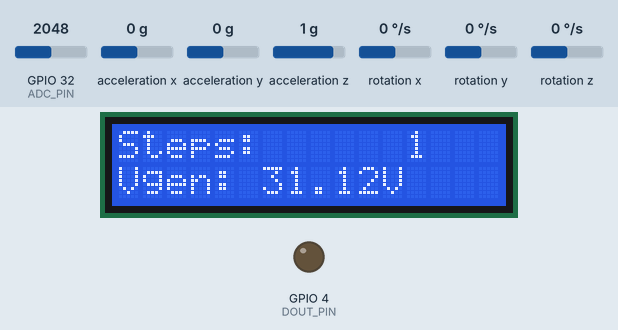
Simulated run of this sketch. Board: ESP32. On the bench: 16×2 character LCD, output pins drawn as LEDs (lit = HIGH). Wiring (inferred from the names in the program): MPU-6050 motion sensor at I2C address 0x68. The inputs (shaded band) are chosen by the test bench; at power-on: GPIO 32 (ADC_PIN) = 2048, acceleration x 0 g, acceleration y 0 g, acceleration z 1 g, rotation x 0 °/s, rotation y 0 °/s, rotation z 0 °/s (analog values on the 0–4095 scale). What the sketch prints to the serial monitor is not drawn.

Above: at 2.3 s.
2.4 s: GPIO 32 (ADC_PIN) set to 2866
At 3.7 s:
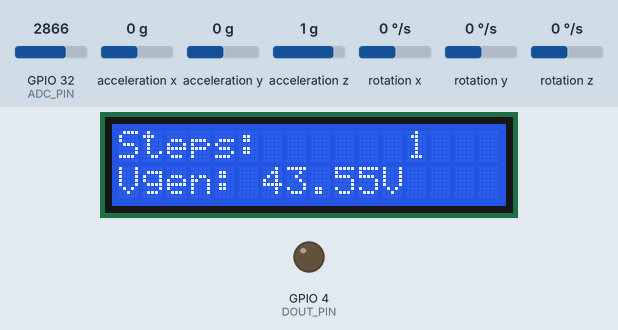
4.0 s: GPIO 32 (ADC_PIN) set to 3972
At 4.7 s:
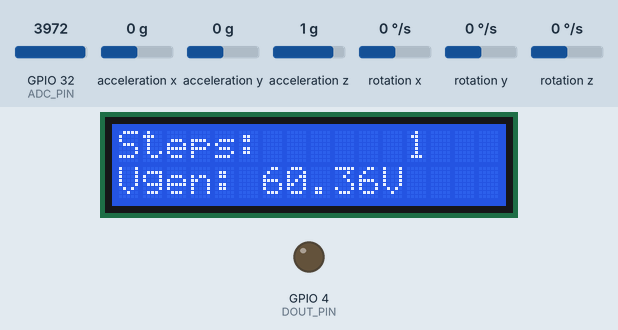
5.5 s: GPIO 32 (ADC_PIN) set to 1228
At 6.7 s:
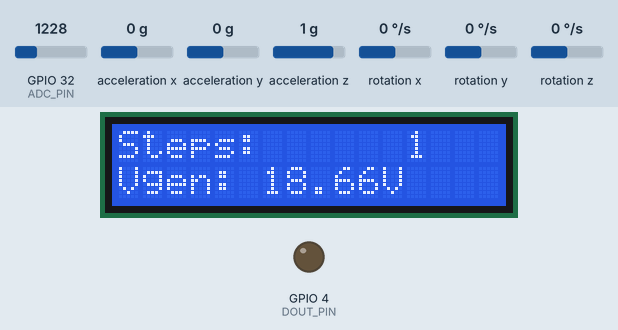
Timing chart, 0 to 8.5 s (numbered marks = the images above; inputs shaded):
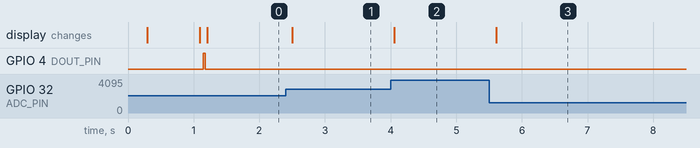

The sketch:

Project_code.ino
```cpp
#include <Wire.h>
#include <hd44780.h>
#include <hd44780ioClass/hd44780_I2Cexp.h>

hd44780_I2Cexp lcd; // I2C LCD auto-detect

// Pins
const int ADC_PIN  = 32; // ADC1_CH4 for piezo divider midpoint
const int DOUT_PIN = 4;  // indicator LED/buzzer (optional)

// Divider: R1=100k (top), R2=5.6k (bottom)
const float R1 = 100000.0f;
const float R2 = 5600.0f;

// ADC characteristics
const float ADC_MAX = 4095.0f;
const float VREF    = 3.3f;

// Oversampling
const int samples = 16;

// Step detection
float stepThresholdVolts    = 0.3f;  // tune 0.3–1.2 V if needed
unsigned long debounceMs    = 150;
unsigned long releaseHoldMs = 120;

unsigned long lastStepTime  = 0;
bool          armedForNext  = true;
unsigned long belowSince    = 0;
volatile unsigned long stepCount = 0;

bool lcd_ok = false;

// -------- MPU6050 (GY-521) --------
const uint8_t MPU_ADDR = 0x68; // default address
bool mpu_ok = false;

// IMU sampling: run continuously at 200 ms AFTER first step
const unsigned long imuIntervalMs = 200;
unsigned long lastImuSampleMs = 0;
bool imuActive = false; // becomes true at first step

// Partitioning per step
const size_t MAX_SAMPLES_PER_STEP = 128;      // per-step cap
const unsigned long PARTITION_FLUSH_TIMEOUT = 5000; // flush if no next step for 5s

struct ImuSample {
  unsigned long t;
  int16_t ax, ay, az;
  int16_t gx, gy, gz;
};

ImuSample stepBuffer[MAX_SAMPLES_PER_STEP];
size_t stepBufLen = 0;
unsigned long currentPartitionStartMs = 0;

// -------------- Helpers --------------
float readAdcVolts() {
  uint32_t sum = 0;
  for (int i = 0; i < samples; i++) {
    sum += analogRead(ADC_PIN);
    delayMicroseconds(150);
  }
  float avg = (float)sum / samples;
  return (avg / ADC_MAX) * VREF; // voltage at ADC pin (node)
}

float computeInputVoltage(float vAdc) {
  return vAdc * (R1 + R2) / R2;   // reconstruct Vrect+ from divider
}

void flashIndicator() {
  digitalWrite(DOUT_PIN, HIGH);
  delay(30);
  digitalWrite(DOUT_PIN, LOW);
}

// ----- MPU6050 raw read (no DMP) -----
bool mpuWrite(uint8_t reg, uint8_t val) {
  Wire.beginTransmission(MPU_ADDR);
  Wire.write(reg);
  Wire.write(val);
  return Wire.endTransmission() == 0;
}

bool mpuReadBytes(uint8_t reg, uint8_t* buf, uint8_t len) {
  Wire.beginTransmission(MPU_ADDR);
  Wire.write(reg);
  if (Wire.endTransmission(false) != 0) return false;
  if (Wire.requestFrom((int)MPU_ADDR, (int)len, (int)true) != len) return false;
  for (uint8_t i = 0; i < len; i++) buf[i] = Wire.read();
  return true;
}

bool mpuInit() {
  // Wake up (clear sleep)
  if (!mpuWrite(0x6B, 0x00)) return false; // PWR_MGMT_1 = 0
  delay(50);
  // Set Gyro ±250 dps, Accel ±2g
  if (!mpuWrite(0x1B, 0x00)) return false; // GYRO_CONFIG
  if (!mpuWrite(0x1C, 0x00)) return false; // ACCEL_CONFIG
  // Optional: low-pass filter
  // mpuWrite(0x1A, 0x03);
  return true;
}

bool mpuReadRaw(ImuSample& s) {
  uint8_t data[14];
  if (!mpuReadBytes(0x3B, data, 14)) return false;
  s.ax = (int16_t)((data[0] << 8) | data[1]);
  s.ay = (int16_t)((data[2] << 8) | data[3]);
  s.az = (int16_t)((data[4] << 8) | data[5]);
  // temp at data[6..7] unused
  s.gx = (int16_t)((data[8] << 8) | data[9]);
  s.gy = (int16_t)((data[10] << 8) | data[11]);
  s.gz = (int16_t)((data[12] << 8) | data[13]);
  s.t  = millis();
  return true;
}

// ----- Partition handling -----
void flushCurrentPartition(const char* reason) {
  if (stepBufLen == 0) return;

  // Emit summary to Serial
  Serial.printf("=== Partition (ended %s) for Step #%lu ===\n", reason, stepCount);
  Serial.printf("Samples: %u\n", (unsigned)stepBufLen);
  if (stepBufLen > 0) {
    unsigned long dur = stepBuffer[stepBufLen - 1].t - stepBuffer[0].t;
    Serial.printf("Duration: %lu ms\n", dur);
  }

  // Example: print first and last 3 samples
  size_t nShow = stepBufLen < 6 ? stepBufLen : 3;
  for (size_t i = 0; i < nShow; i++) {
    auto &s = stepBuffer[i];
    Serial.printf("  [%3u] t=%lu ax=%d ay=%d az=%d gx=%d gy=%d gz=%d\n",
                  (unsigned)i, s.t, s.ax, s.ay, s.az, s.gx, s.gy, s.gz);
  }
  if (stepBufLen > 6) {
    Serial.println("  ...");
    for (size_t i = stepBufLen - 3; i < stepBufLen; i++) {
      auto &s = stepBuffer[i];
      Serial.printf("  [%3u] t=%lu ax=%d ay=%d az=%d gx=%d gy=%d gz=%d\n",
                    (unsigned)i, s.t, s.ax, s.ay, s.az, s.gx, s.gy, s.gz);
    }
  }

  // Reset buffer
  stepBufLen = 0;
  currentPartitionStartMs = millis();
}

void beginNewPartition() {
  stepBufLen = 0;
  currentPartitionStartMs = millis();
}

// ----- Step detection state machine -----
void updateStepState(float vIn) {
  unsigned long now = millis();

  if (vIn >= stepThresholdVolts) {
    if (armedForNext && (now - lastStepTime >= debounceMs)) {
      stepCount++;
      lastStepTime = now;
      armedForNext = false;
      flashIndicator();

      if (!imuActive) {
        // First step: start continuous IMU sampling and a new partition
        imuActive = true;
        lastImuSampleMs = 0; // force immediate sample
        beginNewPartition();
      } else {
        // Subsequent steps: close previous partition and start a new one
        flushCurrentPartition("by next step");
        beginNewPartition();
      }
    }
    belowSince = 0;
  } else {
    if (belowSince == 0) belowSince = now;
    if (!armedForNext && (now - belowSince >= releaseHoldMs)) {
      armedForNext = true;
    }
  }
}

void setup() {
  Serial.begin(115200);
  delay(200);
  Serial.println("\nBooting...");

  // I2C on default ESP32 pins
  Wire.begin(21, 22);

  // Initialize LCD
  int status = lcd.begin(16, 2); // auto-detect address and map
  if (status) {
    Serial.print("LCD init failed, status=");
    Serial.println(status);
    lcd_ok = false;
  } else {
    lcd_ok = true;
    lcd.backlight();
    lcd.clear();
    lcd.setCursor(0, 0);
    lcd.print("Foot+IMU Partition");
    lcd.setCursor(0, 1);
    lcd.print("Init...");
    delay(800);
    lcd.clear();
  }

  pinMode(DOUT_PIN, OUTPUT);
  digitalWrite(DOUT_PIN, LOW);

  analogReadResolution(12);
  analogSetPinAttenuation(ADC_PIN, ADC_11db); // ~0..3.3V

  // Initialize MPU6050
  mpu_ok = mpuInit();
  Serial.printf("MPU6050 init: %s\n", mpu_ok ? "OK" : "FAIL");

  Serial.println("Setup done.");
}

void loop() {
  // Read piezo voltage and detect steps
  float vAdc = readAdcVolts();
  float vIn  = computeInputVoltage(vAdc);
  updateStepState(vIn);

  // Continuous IMU sampling at 200 ms once active
  unsigned long now = millis();
  if (imuActive && mpu_ok && (now - lastImuSampleMs >= imuIntervalMs)) {
    lastImuSampleMs = now;

    ImuSample s;
    if (mpuReadRaw(s)) {
      if (stepBufLen < MAX_SAMPLES_PER_STEP) {
        stepBuffer[stepBufLen++] = s;
      } else {
        // If buffer full, flush and start a new partition to avoid data loss
        flushCurrentPartition("buffer full");
        beginNewPartition();
        // add current sample to new partition
        stepBuffer[stepBufLen++] = s;
      }
    } else {
      Serial.println("MPU read failed");
    }
  }

  // If active but no next step for a while, flush the current partition
  if (imuActive && stepBufLen > 0 && (now - currentPartitionStartMs >= PARTITION_FLUSH_TIMEOUT)) {
    flushCurrentPartition("timeout");
    beginNewPartition();
  }

  // Serial diagnostics (throttled by LCD update)
  Serial.printf("Vin=%.2f V  Steps=%lu  IMU:%s  PartLen=%u\n",
                vIn, stepCount, (imuActive && mpu_ok) ? "ON" : "OFF", (unsigned)stepBufLen);

  // LCD update
  if (lcd_ok) {
    lcd.setCursor(0, 0);
    lcd.print("Steps:");
    char buf1[16];
    snprintf(buf1, sizeof(buf1), "%6lu", stepCount);
    lcd.setCursor(7, 0);
    lcd.print(buf1);

    lcd.setCursor(0, 1);
    lcd.print("Vgen:");
    char buf2[16];
    snprintf(buf2, sizeof(buf2), "%5.2fV", vIn);
    lcd.setCursor(6, 1);
    lcd.print(buf2);
  }

  delay(100);
}
```

Measured:
- after the input at 2.4 s, the display: changes after 0.10 s (image 1)
- after the input at 4.0 s, the display: changes after 0.06 s (image 2)
- after the input at 5.5 s, the display: changes after 0.11 s (image 3)
